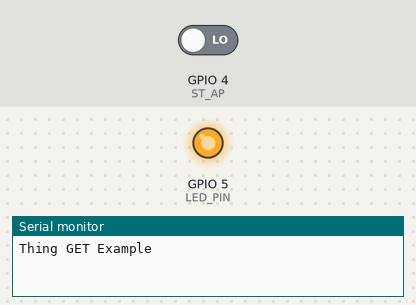
A sketch run on a simulated ESP8266 (NodeMCU). Shown: output pins drawn as LEDs (lit = HIGH), the last lines printed to the serial monitor. The inputs (shaded band) are chosen by the test bench; at power-on: GPIO 4 (ST_AP) LOW. WiFi joins after 1.5 s; servers stay silent unless stated; uploads are accepted with an empty reply.

Above: at 0.4 s.
At 1.9 s:
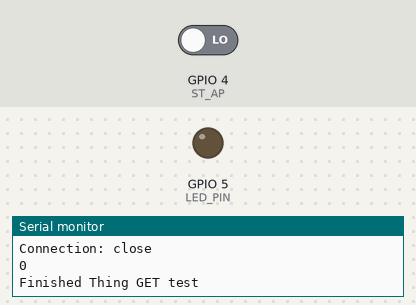
Timing chart, 0 to 3.4 s (numbered marks = the images above):
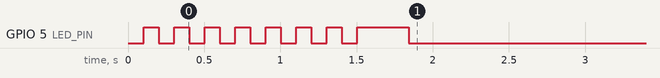

Measured:
- by itself, GPIO 5 (LED_PIN): goes 6 × (LOW 0.10 s, HIGH 0.10 s), LOW 0.10 s, HIGH 0.34 s, then LOW

The sketch:

client.ino
```cpp
#include <ESP8266WiFi.h>
#include <WiFiClient.h>

// WiFi information
const char WIFI_SSID[] = "street_no_vale2";
const char WIFI_PSK[] = "jjjjjjjj";

// Remote site information
const char http_site[] = "10.0.1.104";
const int http_port = 3072;

// Pin definitions
const int LED_PIN = 5;
const int ST_AP =4;


// Global variables
WiFiClient client;


// Attempt to connect to WiFi
void connectWiFi() {

  byte led_status = 0;

  // Set WiFi mode to station (client)
  WiFi.mode(WIFI_STA);

  // Initiate connection with SSID and PSK
  WiFi.begin(WIFI_SSID, WIFI_PSK);

  // Blink LED while we wait for WiFi connection
  while ( WiFi.status() != WL_CONNECTED ) {
    digitalWrite(LED_PIN, led_status);
    led_status ^= 0x01;
    delay(100);
  }

  // Turn LED on when we are connected
  digitalWrite(LED_PIN, HIGH);
}

// Perform an HTTP GET request to a remote page
bool getPage() {

  // Attempt to make a connection to the remote server
  if ( !client.connect(http_site, http_port) ) {
    return false;
  }

  // Make an HTTP GET request
  client.println("GET / HTTP/1.1");
  client.print("Host: ");
  client.println(http_site);
  client.println("Connection: close");
  client.println();

  return true;
}

void setup() {

  // Set up serial console to read web page
  Serial.begin(9600);
  Serial.print("Thing GET Example");

  // Set up LED for debugging
  pinMode(LED_PIN, OUTPUT);
  pinMode(ST_AP, INPUT);

  // Connect to WiFi
  connectWiFi();

  // Attempt to connect to website
  if ( !getPage() ) {
    Serial.println("GET request failed");
  }
}

void loop() {

  // If there are incoming bytes, print them
  if ( client.available() ) {
    char c = client.read();
    Serial.print(c);
  }

  // If the server has disconnected, stop the client and WiFi
  if ( !client.connected() ) {
    Serial.println();

    // Close socket and wait for disconnect from WiFi
    client.stop();
    if ( WiFi.status() != WL_DISCONNECTED ) {
      WiFi.disconnect();
    }

    // Turn off LED
    digitalWrite(LED_PIN, LOW);
    Serial.println(digitalRead(ST_AP));
    // Do nothing
    Serial.println("Finished Thing GET test");
    while(true){
      delay(1000);
    }
  }
}
```
